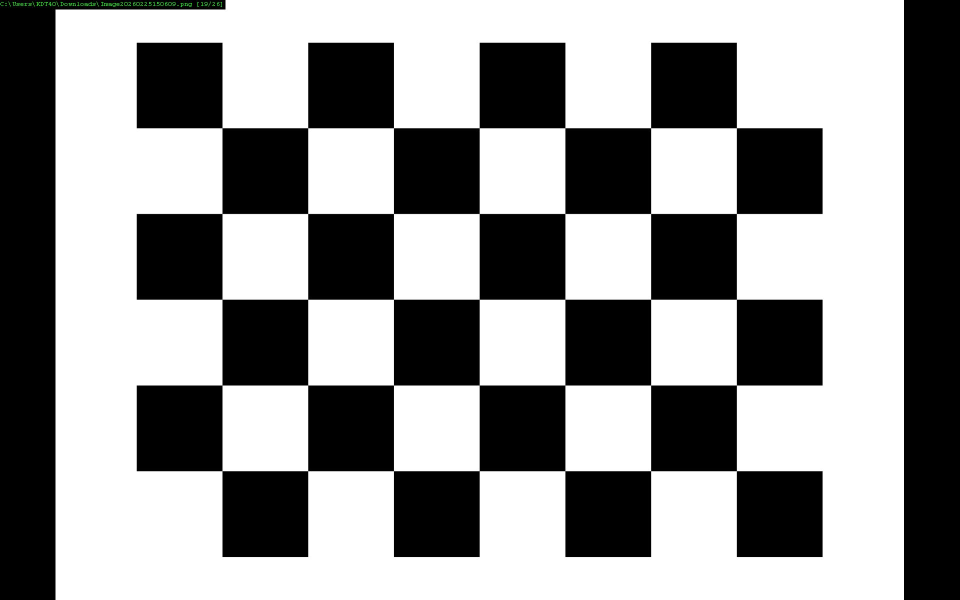
#> input picture chessboard.jpg, 1920 x 1200 px (shown at 1/2 size)
$ python calibration.py
#> lines starting #> are read from the running program, lines starting #| are printed output that depends on the picture
#%%
import cv2
import numpy as np

# chessboard.jpg를 프로젝터(빔) 해상도 (1280x720)으로 resize
# 그 이미지에서 체스보드 코너 위치를 픽셀 좌표로 추출 할거임

PROJ_W, PROJ_H = 1280, 720
board_size = (7, 5)
screen_image = cv2.imread('chessboard.jpg')
#> screen_image is the input picture: shape (1200, 1920, 3); mean B, G, R 146.6, 146.7, 146.6
screen_image_proj = cv2.resize(screen_image, (PROJ_W, PROJ_H))
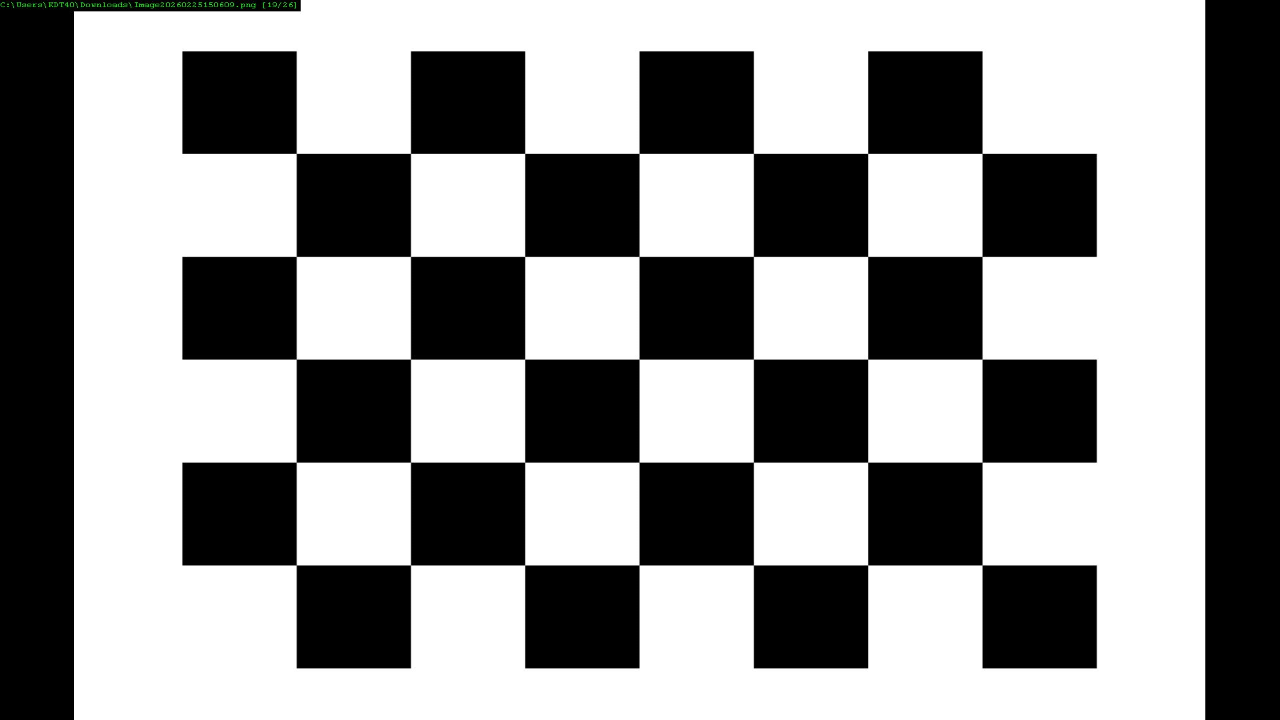
#> screen_image_proj: shape (720, 1280, 3); mean B, G, R 146.6, 146.7, 146.6
screen_ret, screen_corners = cv2.findChessboardCorners(screen_image_proj, board_size)
#> screen_ret = True; screen_corners = 35 rows, first 8: [296.3, 153.4], [410.5, 153.4], [524.6, 153.4], [639.1, 153.4], [753.4, 153.4], [867.6, 153.4], [982.1, 153.4], [296.3, 256.4]

#board_size = (7, 5)
#screen_image = cv2.imread('chessboard.jpg')
#screen_ret, screen_corners = cv2.findChessboardCorners(screen_image, board_size)

if not screen_ret:
    raise RuntimeError("No image")


# 2. 카메라 촬영 후 Homography 계산 - init()함수
# 카메라가 본 벽(체스판) 좌표를 -> 프로젝터(스크린) 좌표로 바꿔주는 변환 행렬
mat = np.eye(3, dtype=np.float32)
# [1 0 0
# 0 1 0
# 0 0 1]

# [43 lines left out: functions init, trans, not called in this run]

'''
    만약 손이 카메라 화면에서
    (400, 300)에 있다면? -> (850, 420)으로 바꿔줘야함

    카메라에서 (400, 300)에 위치한 손은
    프로젝터 화면에서 (850, 420) 위치에 해당한다.
'''


# 테스트용 촬영
# 카메라가 본 찌그러진 벽 화면을
# 프로젝터 좌표계 기준으로 반듯하게 펴는 것
# [7 lines left out: function test, not called in this run]


# %%
